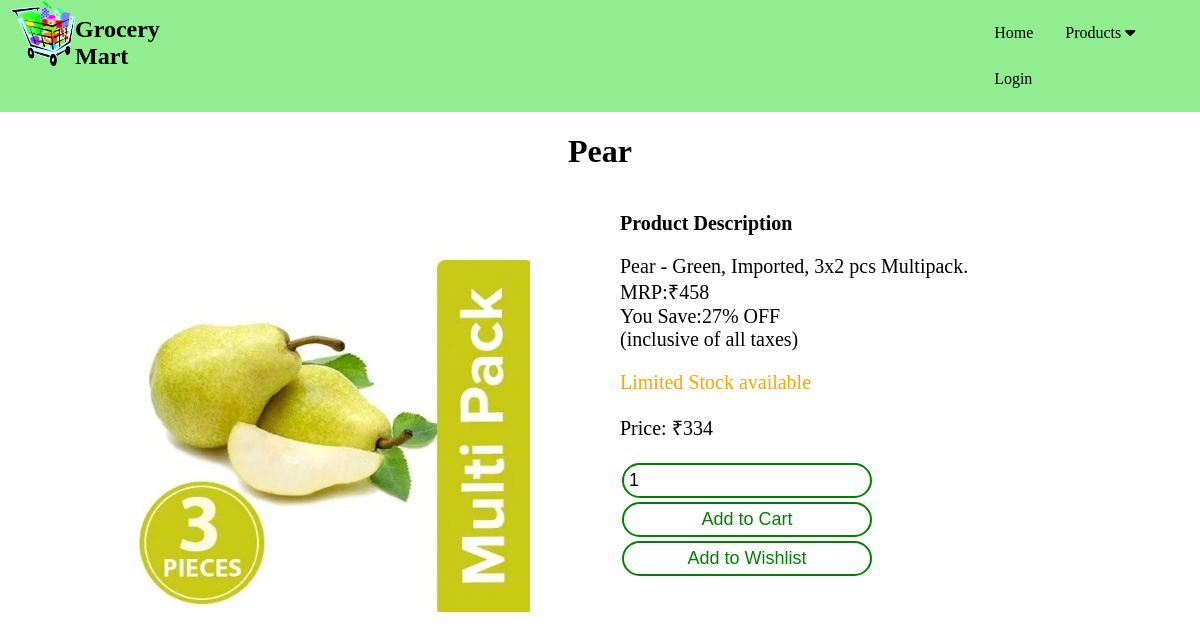
The app's page /customer/product_page.php?id=2 with its own data.
### tables this page shows
CREATE TABLE `product` (
  `id` int(11) NOT NULL,
  `name` text NOT NULL,
  `categorie` text NOT NULL,
  `photo` varchar(255) NOT NULL,
  `description` text NOT NULL,
  `price` int(11) NOT NULL,
  `quantity` int(11) NOT NULL
);

### customer/product_page.php (the view, shortened to what this page needs)
<html>
<head>
    <link rel="stylesheet" href="css/header.css">
    <link rel="stylesheet" href="css/all.css">
</head>
<body>
	<form method="post">
		<div class="header">
			<IMG src="../images/logo.png" width="65px" height="65px">
			<h2 style="margin:15px 0;">Grocery Mart</h2>
            <?php
            if (isset($_SESSION['id'])) {
            echo"<div class='navbar' style='margin-left: 55.3%;'>
                    <a href='index.php'>Home</a>
                    <div class='dropdown'>
                        <button class='dropbtn'>
                            <a class='dropbtn' style='padding:0;' href='products.php'>Products <i class='fa fa-caret-down'></i></a>
                        </button>
                        <div class='dropdown-content'>";
                            require '../config/db.php';
                            $pric=mysqli_query($conn, "SELECT * from categorie");
                            if ($pric) {
                                while ($row = mysqli_fetch_array($pric)) {
                                echo "
                                <a href='products.php?categorie={$row[1]}'>{$row[1]}</a>";
                                }
                            }
                        echo"</div>
                    </div>
                    <a href='cart.php'>My Cart</a>
                    <div class='dropdown'>
                        <button class='dropbtn'>My Account <i class='fa fa-caret-down'></i></button>
                        <div class='dropdown-content'>
                            <a href='wishlist.php'>Wishlist</a>
                            <a href='my_orders.php'>My Orders</a>
                            <a href='logout.php'>Logout</a>
                        </div>
                    </div>
                </div>";
            }else{
                echo"<div class='navbar' style='margin-left: 65.9%;'>
                        <a href='index.php'>Home</a>
				        <div class='dropdown'>
                        <button class='dropbtn'>
                            <a class='dropbtn' style='padding:0;' href='products.php'>Products <i class='fa fa-caret-down'></i></a>
                        </button>
                        <div class='dropdown-content'>";
                        echo"</div>
                    </div>
                        <a href='login.php'>Login</a>
			        </div>";
            }
            ?>
		</div>
    </form>
    <form method="post">
        <?php
            require '../config/db.php';
            $pripd = mysqli_query($conn, "SELECT * FROM product where id=".$_GET['id']);
            $row = mysqli_fetch_array($pripd)
        ?>
        <h1 align="center"><?php echo $row[1]; ?></h1>
        <div class="product-detail">
            <div>
                <img src="../images/<?php echo $row[3]; ?>" width="400">
            </div>
            <div>
                <b>Product Description</b>
                <p><?php echo $row[4]; ?></p>
                <?php
                    if($row[6]==0){
                        echo"<p style='color: red;'>Out of Stock</p>";
                    }
                    else if($row[6]<=10){
                        echo"<p style='color: orange;'>Limited Stock available</p>";
                    }
                    else{
                        echo"<p style='color: #00d110;'>In Stock</p>";
                    }
                ?>
                <p>Price: ₹<?php echo $row[5]; ?></p>
                <input type="text" class="product-quantity" value="1" name="quantity" min="1" pattern="[0-9]{}" required>
                <input type="submit" class="btn" style="width: 250px;" value="Add to Cart" name="cart_add">
                <input type="submit" class="btn" style="width: 250px;" value="Add to Wishlist" name="wish_add">
            </div>
        </div>
    </form>
</body>
</html>

### customer/css/header.css (style rules this page uses)
body { margin: 0; }
.header { overflow: hidden; background-color: lightgreen; padding: 1px 10px; display: flex; flex-direction: row; }
.navbar { padding: 9px 0; overflow: hidden; background-color: rgba(0, 128, 0, 0); }
.navbar a { border-radius: 25px; float: left; font-size: 16px; color: black; text-align: center; padding: 14px 16px; text-decoration: none; }
.dropdown { float: left; overflow: hidden; }
.dropdown .dropbtn { border-radius: 25px; font-size: 16px; border: none; outline: none; color: black; padding: 14px 16px; background-color: inherit; font-family: inherit; margin: 0; }

### customer/css/all.css (style rules this page uses)
.btn { background: none; border: 2px solid green; border-radius: 18px; color: green; padding: 5px; margin: 2px; font-size: 18px; cursor: pointer; }
.product-quantity { background: none; border: 2px solid green; width: 250px; border-radius: 18px; padding: 5px; margin: 2px; font-size: 18px; cursor: pointer; }
.product-detail { display: flex; flex-wrap: wrap; justify-content: center; }
.product-detail div { width: 450px; font-size: 20px; padding: 10px; margin: 10px; }

### records on screen
product: name "Pear", photo (picture), description "Pear - Green, Imported, 3x2 pcs Multipack. MRP:₹458 You Save:27% OFF (inclusive of all taxes)", price "334"
